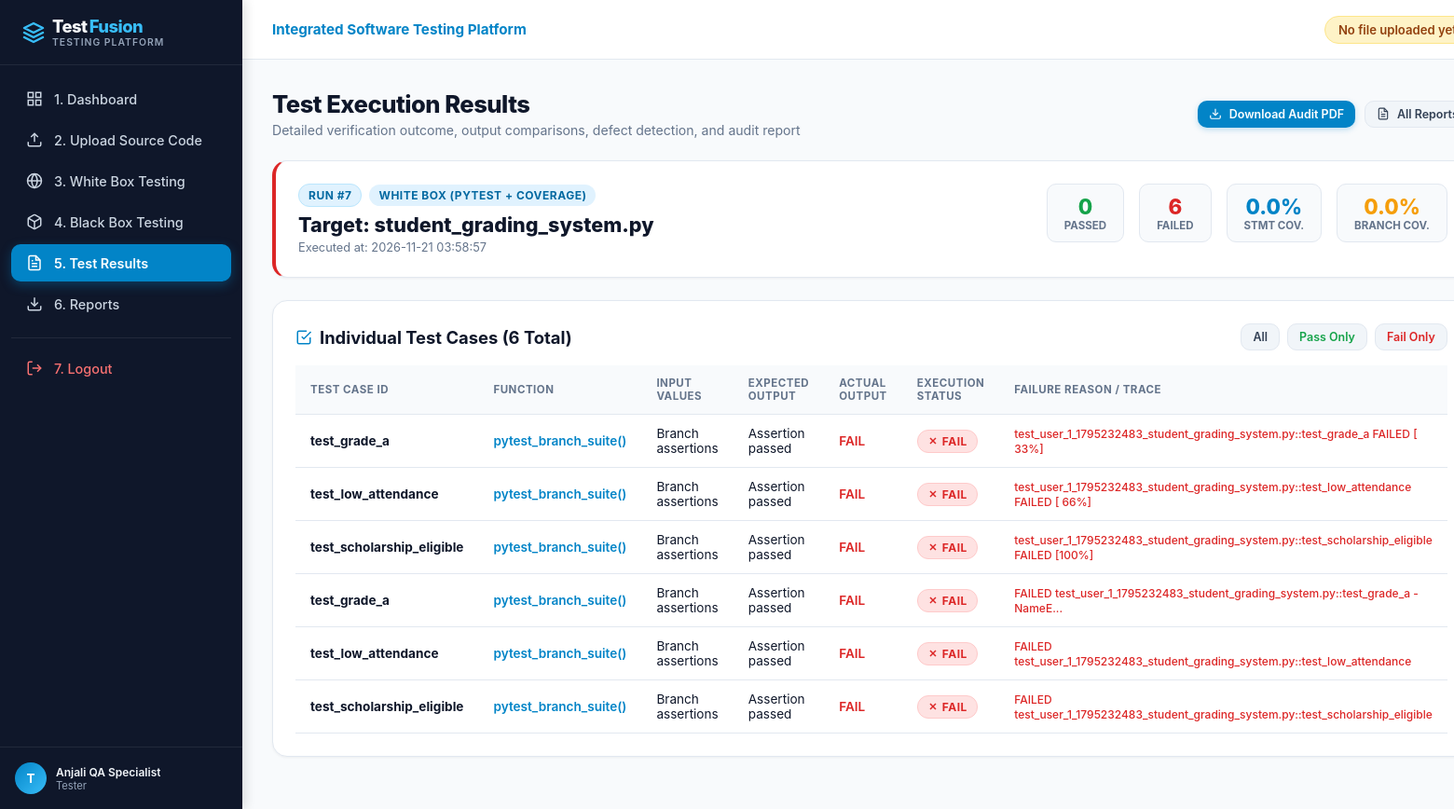
The page /results/7 (signed in) on the database its author committed.
### tables this page shows
CREATE TABLE users (
    id INTEGER PRIMARY KEY AUTOINCREMENT,
    username TEXT UNIQUE NOT NULL,
    email TEXT UNIQUE NOT NULL,
    password_hash TEXT NOT NULL,
    full_name TEXT NOT NULL,
    role TEXT DEFAULT 'Tester',
    created_at TIMESTAMP DEFAULT CURRENT_TIMESTAMP
);

CREATE TABLE test_executions (
    id INTEGER PRIMARY KEY AUTOINCREMENT,
    user_id INTEGER NOT NULL,
    file_id INTEGER,
    test_type TEXT NOT NULL,
    total_tests INTEGER DEFAULT 0,
    passed_tests INTEGER DEFAULT 0,
    failed_tests INTEGER DEFAULT 0,
    statement_coverage REAL DEFAULT 0.0,
    branch_coverage REAL DEFAULT 0.0,
    total_statements INTEGER DEFAULT 0,
    covered_statements INTEGER DEFAULT 0,
    total_branches INTEGER DEFAULT 0,
    covered_branches INTEGER DEFAULT 0,
    duration_ms INTEGER DEFAULT 0,
    executed_lines TEXT DEFAULT '[]',
    missing_lines TEXT DEFAULT '[]',
    uncovered_branches TEXT DEFAULT '[]',
    pdf_report_path TEXT,
    executed_at TIMESTAMP DEFAULT CURRENT_TIMESTAMP,
    FOREIGN KEY (user_id) REFERENCES users(id) ON DELETE CASCADE,
    FOREIGN KEY (file_id) REFERENCES uploaded_files(id) ON DELETE SET NULL
);

CREATE TABLE uploaded_files (
    id INTEGER PRIMARY KEY AUTOINCREMENT,
    user_id INTEGER NOT NULL,
    filename TEXT NOT NULL,
    filepath TEXT NOT NULL,
    file_content TEXT NOT NULL,
    file_size INTEGER NOT NULL,
    uploaded_at TIMESTAMP DEFAULT CURRENT_TIMESTAMP,
    FOREIGN KEY (user_id) REFERENCES users(id) ON DELETE CASCADE
);

CREATE TABLE test_results (
    id INTEGER PRIMARY KEY AUTOINCREMENT,
    execution_id INTEGER NOT NULL,
    test_case_id TEXT NOT NULL,
    function_name TEXT,
    test_type TEXT NOT NULL,
    input_values TEXT,
    expected_output TEXT,
    actual_output TEXT,
    status TEXT NOT NULL,
    error_message TEXT,
    execution_time_ms REAL DEFAULT 0.0,
    FOREIGN KEY (execution_id) REFERENCES test_executions(id) ON DELETE CASCADE
);

### app.py (the view, shortened to what this page needs)
@app.route('/results')
@app.route('/results/<int:execution_id>')
@login_required
def results(execution_id=None):
    user_id = session['user_id']
    conn = get_db_connection()
    if execution_id:
        execution = conn.execute("""
            SELECT e.*, f.filename
            FROM test_executions e
            LEFT JOIN uploaded_files f ON e.file_id = f.id
            WHERE e.id = ? AND e.user_id = ?
        """, (execution_id, user_id)).fetchone()
    test_rows = []
    if execution:
        test_rows = conn.execute("""
            SELECT * FROM test_results
            WHERE execution_id = ?
            ORDER BY id ASC
        """, (execution['id'],)).fetchall()
    conn.close()
    return render_template(
        'results.html',
        execution=execution,
        results=test_rows
    )

### templates/results.html (shortened to what this page needs)
{% extends "base.html" %}
{% block content %}
<div class="page-header">
    <div>
        <h1 class="page-title">Test Execution Results</h1>
        <p class="page-subtitle">Detailed verification outcome, output comparisons, defect detection, and audit report</p>
    </div>
    <div style="display: flex; gap: 10px;">
        {% if execution and execution['pdf_report_path'] %}
        <a href="{{ url_for('download_report', execution_id=execution['id']) }}" class="btn btn-primary btn-sm">
            <svg width="14" height="14" viewBox="0 0 24 24" fill="none" stroke="currentColor" stroke-width="2"><path d="M21 15v4a2 2 0 0 1-2 2H5a2 2 0 0 1-2-2v-4"></path><polyline points="7 10 12 15 17 10"></polyline><line x1="12" y1="15" x2="12" y2="3"></line></svg>
            Download Audit PDF
        </a>
        {% endif %}
        <a href="{{ url_for('reports') }}" class="btn btn-secondary btn-sm">
            All Reports
        </a>
    </div>
</div>
{% if not execution %}
<div class="content-card" style="text-align: center; padding: 48px;">
    <h3 style="font-size: 1.15rem; font-weight: 700; color: #334155;">No Execution Results Found</h3>
    <p style="font-size: 0.85rem; color: #64748b; margin-top: 6px;">Execute either a White Box suite or a Black Box test to view line-by-line results.</p>
    <div style="display: flex; justify-content: center; gap: 12px; margin-top: 16px;">
        <a href="{{ url_for('whitebox') }}" class="btn btn-primary">Run White Box Test</a>
        <a href="{{ url_for('blackbox') }}" class="btn btn-secondary">Run Black Box Test</a>
    </div>
</div>
{% else %}
<div class="content-card" style="border-left: 4px solid {% if execution['failed_tests'] > 0 %}#dc2626{% else %}#16a34a{% endif %};">
    <div style="display: flex; justify-content: space-between; align-items: flex-start; flex-wrap: wrap; gap: 16px;">
        <div>
            <div style="display: flex; align-items: center; gap: 8px; margin-bottom: 6px;">
                <span class="badge badge-info">Run #{{ execution['id'] }}</span>
                {% if execution['test_type'] == 'WHITE_BOX' %}
                    <span class="badge" style="background:#e0f2fe; color:#0369a1;">White Box (Pytest + Coverage)</span>
                {% elif execution['test_type'] == 'BLACK_BOX_FILE' %}
                    <span class="badge" style="background:#e0e7ff; color:#4338ca;">Black Box (File Suite)</span>
                {% else %}
                    <span class="badge" style="background:#f3e8ff; color:#7e22ce;">Black Box (Manual Test)</span>
                {% endif %}
            </div>
            <h2 style="font-size: 1.35rem; font-weight: 800; color: #0f172a;">
                Target: {{ execution['filename'] or 'N/A' }}
            </h2>
            <div style="font-size: 0.8rem; color: #64748b; margin-top: 4px;">
                Executed at: {{ execution['executed_at'] }}
            </div>
        </div>
        <div style="display: flex; gap: 16px; align-items: center;">
            <div style="text-align: center; padding: 10px 18px; background: #f8fafc; border-radius: var(--radius-md); border: 1px solid var(--border-color);">
                <div style="font-size: 1.4rem; font-weight: 800; color: #16a34a;">{{ execution['passed_tests'] }}</div>
                <div style="font-size: 0.72rem; color: #64748b; font-weight: 700; text-transform: uppercase;">Passed</div>
            </div>
            <div style="text-align: center; padding: 10px 18px; background: #f8fafc; border-radius: var(--radius-md); border: 1px solid var(--border-color);">
                <div style="font-size: 1.4rem; font-weight: 800; color: #dc2626;">{{ execution['failed_tests'] }}</div>
                <div style="font-size: 0.72rem; color: #64748b; font-weight: 700; text-transform: uppercase;">Failed</div>
            </div>
            {% if execution['test_type'] == 'WHITE_BOX' %}
            <div style="text-align: center; padding: 10px 18px; background: #f8fafc; border-radius: var(--radius-md); border: 1px solid var(--border-color);">
                <div style="font-size: 1.4rem; font-weight: 800; color: #0284c7;">{{ execution['statement_coverage'] | round(1) }}%</div>
                <div style="font-size: 0.72rem; color: #64748b; font-weight: 700; text-transform: uppercase;">Stmt Cov.</div>
            </div>
            <div style="text-align: center; padding: 10px 18px; background: #f8fafc; border-radius: var(--radius-md); border: 1px solid var(--border-color);">
                <div style="font-size: 1.4rem; font-weight: 800; color: #f59e0b;">{{ execution['branch_coverage'] | round(1) }}%</div>
                <div style="font-size: 0.72rem; color: #64748b; font-weight: 700; text-transform: uppercase;">Branch Cov.</div>
            </div>
            {% endif %}
        </div>
    </div>
</div>
<div class="content-card">
    <div style="display: flex; justify-content: space-between; align-items: center; margin-bottom: 16px;">
        <h2 class="card-title" style="margin-bottom: 0;">
            <svg width="18" height="18" viewBox="0 0 24 24" fill="none" stroke="#0284c7" stroke-width="2"><polyline points="9 11 12 14 22 4"></polyline><path d="M21 12v7a2 2 0 0 1-2 2H5a2 2 0 0 1-2-2V5a2 2 0 0 1 2-2h11"></path></svg>
            Individual Test Cases ({{ results | length }} Total)
        </h2>
        <div style="display: flex; gap: 8px;">
            <button class="btn btn-secondary btn-sm" onclick="filterTable('all')">All</button>
            <button class="btn btn-secondary btn-sm" onclick="filterTable('PASS')" style="color: #16a34a;">Pass Only</button>
            <button class="btn btn-secondary btn-sm" onclick="filterTable('FAIL')" style="color: #dc2626;">Fail Only</button>
        </div>
    </div>
    <div class="table-responsive">
        <table class="custom-table" id="resultsTable">
            <thead>
                <tr>
                    <th>Test Case ID</th>
                    <th>Function</th>
                    <th>Input Values</th>
                    <th>Expected Output</th>
                    <th>Actual Output</th>
                    <th>Execution Status</th>
                    <th>Failure Reason / Trace</th>
                </tr>
            </thead>
            <tbody>
                {% for r in results %}
                <tr data-status="{{ r['status'] }}">
                    <td><b>{{ r['test_case_id'] }}</b></td>
                    <td><code style="color: #0284c7; font-weight: 600;">{{ r['function_name'] }}()</code></td>
                    <td><code>{{ r['input_values'] }}</code></td>
                    <td><code>{{ r['expected_output'] }}</code></td>
                    <td>
                        <code style="font-weight: 600; color: {% if r['status'] == 'PASS' %}#16a34a{% else %}#dc2626{% endif %};">
                            {{ r['actual_output'] }}
                        </code>
                    </td>
                    <td>
                        {% if r['status'] == 'PASS' %}
                            <span class="badge badge-pass">
                                <svg width="12" height="12" viewBox="0 0 24 24" fill="none" stroke="currentColor" stroke-width="3"><polyline points="20 6 9 17 4 12"></polyline></svg>
                                PASS
                            </span>
                        {% else %}
                            <span class="badge badge-fail">
                                <svg width="12" height="12" viewBox="0 0 24 24" fill="none" stroke="currentColor" stroke-width="3"><line x1="18" y1="6" x2="6" y2="18"></line><line x1="6" y1="6" x2="18" y2="18"></line></svg>
                                FAIL
                            </span>
                        {% endif %}
                    </td>
                    <td>
                        {% if r['status'] == 'FAIL' %}
                            <span style="color: #dc2626; font-size: 0.75rem; font-weight: 500;">
                                {{ r['error_message'] or 'Output mismatch' }}
                            </span>
                        {% else %}
                            <span style="color: #94a3b8; font-size: 0.75rem;">None (Matches specification)</span>
                        {% endif %}
                    </td>
                </tr>
                {% else %}
                <tr>
                    <td colspan="7" style="text-align: center; color: #94a3b8; padding: 24px;">
                        No individual test case results stored for this execution.
                    </td>
                </tr>
                {% endfor %}
            </tbody>
        </table>
    </div>
</div>
{% endif %}
{% endblock %}

### templates/base.html (shortened to what this page needs)
<!DOCTYPE html>
<html lang="en">
<head>
    <link rel="stylesheet" href="{{ url_for('static', filename='css/style.css') }}">
</head>
<body>
    <aside class="sidebar">
        <div class="sidebar-brand">
            <div>
                Test<span class="highlight">Fusion</span>
                <span class="sidebar-brand-subtitle">Testing Platform</span>
            </div>
        </div>
        <ul class="sidebar-menu">
            <li>
                <a href="{{ url_for('dashboard') }}" class="sidebar-link {% if request.endpoint == 'dashboard' %}active{% endif %}">
                    <svg viewBox="0 0 24 24" fill="none" stroke="currentColor" stroke-width="2"><rect x="3" y="3" width="7" height="7"></rect><rect x="14" y="3" width="7" height="7"></rect><rect x="14" y="14" width="7" height="7"></rect><rect x="3" y="14" width="7" height="7"></rect></svg>
                    <span>1. Dashboard</span>
                </a>
            </li>
            <li>
                <a href="{{ url_for('upload') }}" class="sidebar-link {% if request.endpoint == 'upload' %}active{% endif %}">
                    <svg viewBox="0 0 24 24" fill="none" stroke="currentColor" stroke-width="2"><path d="M21 15v4a2 2 0 0 1-2 2H5a2 2 0 0 1-2-2v-4"></path><polyline points="17 8 12 3 7 8"></polyline><line x1="12" y1="3" x2="12" y2="15"></line></svg>
                    <span>2. Upload Source Code</span>
                </a>
            </li>
            <li>
                <a href="{{ url_for('whitebox') }}" class="sidebar-link {% if request.endpoint == 'whitebox' %}active{% endif %}">
                    <svg viewBox="0 0 24 24" fill="none" stroke="currentColor" stroke-width="2"><circle cx="12" cy="12" r="10"></circle><path d="M12 2a14.5 14.5 0 0 0 0 20 14.5 14.5 0 0 0 0-20"></path><path d="M2 12h20"></path></svg>
                    <span>3. White Box Testing</span>
                </a>
            </li>
            <li>
                <a href="{{ url_for('blackbox') }}" class="sidebar-link {% if request.endpoint == 'blackbox' %}active{% endif %}">
                    <span>4. Black Box Testing</span>
                </a>
            </li>
            <li>
                <a href="{{ url_for('results') }}" class="sidebar-link {% if request.endpoint == 'results' %}active{% endif %}">
                    <span>5. Test Results</span>
                </a>
            </li>
            <li>
                <a href="{{ url_for('reports') }}" class="sidebar-link {% if request.endpoint == 'reports' %}active{% endif %}">
                    <svg viewBox="0 0 24 24" fill="none" stroke="currentColor" stroke-width="2"><path d="M21 15v4a2 2 0 0 1-2 2H5a2 2 0 0 1-2-2v-4"></path><polyline points="7 10 12 15 17 10"></polyline><line x1="12" y1="15" x2="12" y2="3"></line></svg>
                    <span>6. Reports</span>
                </a>
            </li>
            <li style="margin-top: 16px; border-top: 1px solid rgba(255,255,255,0.08); padding-top: 12px;">
                <a href="{{ url_for('logout') }}" class="sidebar-link" style="color: #f87171;">
                    <svg viewBox="0 0 24 24" fill="none" stroke="currentColor" stroke-width="2"><path d="M9 21H5a2 2 0 0 1-2-2V5a2 2 0 0 1 2-2h4"></path><polyline points="16 17 21 12 16 7"></polyline><line x1="21" y1="12" x2="9" y2="12"></line></svg>
                    <span>7. Logout</span>
                </a>
            </li>
        </ul>
        <div class="sidebar-footer">
            <div class="user-badge">
                <div class="user-avatar">
                    {{ current_user['username'][0].upper() if current_user else 'U' }}
                </div>
                <div style="overflow: hidden;">
                    <div style="color: #f1f5f9; font-weight: 600; white-space: nowrap; text-overflow: ellipsis; overflow: hidden;">
                        {{ current_user['full_name'] if current_user else 'Guest User' }}
                    </div>
                    <div style="font-size: 0.7rem; color: #94a3b8;">{{ current_user['role'] if current_user else 'Tester' }}</div>
                </div>
            </div>
        </div>
    </aside>
    <div class="main-wrapper">
        <header class="top-navbar">
            <div style="display: flex; align-items: center; gap: 12px;">
                <span style="font-weight: 700; color: #0284c7; font-size: 0.95rem;">Integrated Software Testing Platform</span>
            </div>
            <div style="display: flex; align-items: center; gap: 16px;">
                {% if session.get('active_file_id') %}
                <div class="file-status-badge">
                    <span style="width: 8px; height: 8px; border-radius: 50%; background-color: #16a34a; display: inline-block;"></span>
                    <span>Target: <b>Python Active File</b></span>
                </div>
                {% else %}
                <div class="file-status-badge" style="background: #fef3c7; border-color: #fde68a; color: #92400e;">
                    <span>No file uploaded yet</span>
                </div>
                {% endif %}
            </div>
        </header>
        <main class="content-area">
            {% block content %}{% endblock %}
        </main>
    </div>
</body>
</html>

### rows shown on the page
users: username "T", full_name "Anjali QA Specialist", role "Tester"
test_executions: id "7", executed_at "2026-11-21 03:58:57", passed_tests "0", failed_tests "6", statement_coverage "0.0", branch_coverage "0.0"
uploaded_files: filename "student_grading_system.py"
test_results: test_case_id "test_grade_a", function_name "pytest_branch_suite", input_values "Branch assertions", expected_output "Assertion passed", actual_output "FAIL", status "FAIL" (drawn), error_message "test_user_1_1795232483_student_grading_system.py::test_grade_a FAILED [ 33%]"
test_results: test_case_id "test_low_attendance", function_name "pytest_branch_suite", input_values "Branch assertions", expected_output "Assertion passed", actual_output "FAIL", status "FAIL" (drawn), error_message "test_user_1_1795232483_student_grading_system.py::test_low_attendance FAILED [ 66%]"
test_results: test_case_id "test_scholarship_eligible", function_name "pytest_branch_suite", input_values "Branch assertions", expected_output "Assertion passed", actual_output "FAIL", status "FAIL" (drawn), error_message "test_user_1_1795232483_student_grading_system.py::test_scholarship_eligible FAILED [100%]"
test_results: test_case_id "test_grade_a", function_name "pytest_branch_suite", input_values "Branch assertions", expected_output "Assertion passed", actual_output "FAIL", status "FAIL" (drawn), error_message "FAILED test_user_1_1795232483_student_grading_system.py::test_grade_a - NameE..."
test_results: test_case_id "test_low_attendance", function_name "pytest_branch_suite", input_values "Branch assertions", expected_output "Assertion passed", actual_output "FAIL", status "FAIL" (drawn), error_message "FAILED test_user_1_1795232483_student_grading_system.py::test_low_attendance"
test_results: test_case_id "test_scholarship_eligible", function_name "pytest_branch_suite", input_values "Branch assertions", expected_output "Assertion passed", actual_output "FAIL", status "FAIL" (drawn), error_message "FAILED test_user_1_1795232483_student_grading_system.py::test_scholarship_eligible"

### other values the page prints
{{ results | length }} "6"
